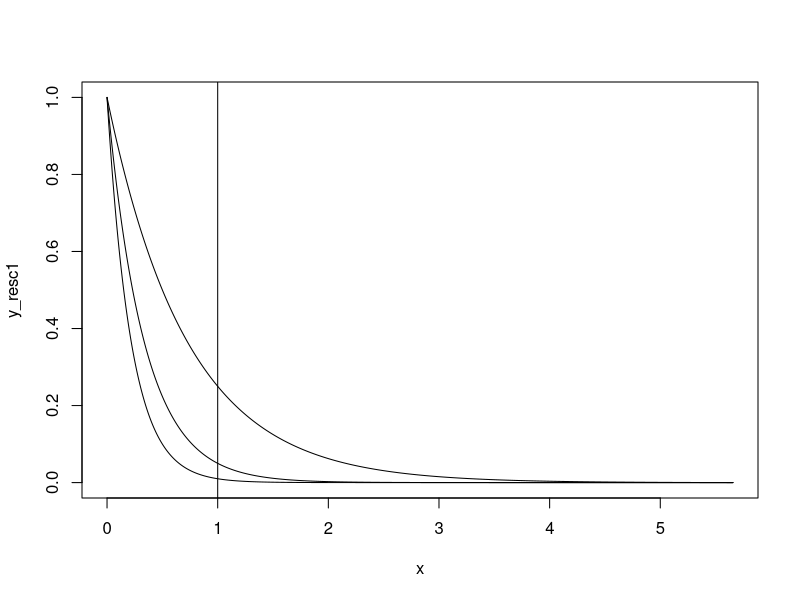

The R source for this figure: (Note: this script raises an error after producing the figure.)
# Figure 1: rescaled kernels

# 1%
A1 <- 1
B1 <- 2
t <- sqrt(4^2+4^2)
minCD <- 0
scale_min1 <- A1*10^(-B1*t)
scale_max1 <- A1*10^(-B1*minCD)
dist <- 1
prob1 <- (A1*10^(-B1*dist)-scale_min1)/(scale_max1-scale_min1)
prob1

# 5%
A5 <- 1
B5 <- 1.301
t <- sqrt(4^2+4^2)
minCD <- 0
scale_min5 <- A5*10^(-B5*t)
scale_max5 <- A5*10^(-B5*minCD)
dist <- 1
prob5 <- (A5*10^(-B5*dist)-scale_min5)/(scale_max5-scale_min5)
prob5

# 25%
A25 <- 1
B25 <- 0.6015
t <- sqrt(4^2+4^2)
minCD <- 0
scale_min25 <- A25*10^(-B25*t)
scale_max25 <- A25*10^(-B25*minCD)
dist <- 1
prob25 <- (A25*10^(-B25*dist)-scale_min25)/(scale_max25-scale_min25)
prob25

############################################################################################################
x <-seq(0,sqrt(4^2+4^2),0.0001)
y_resc1 <- (A1*10^(-B1*x)-scale_min1)/(scale_max1-scale_min1)
plot(x, y_resc1, xlim = c(0, 4*sqrt(2)), type="l", col="black")

y_resc5 <- (A5*10^(-B5*x)-scale_min5)/(scale_max5-scale_min5)
lines(x, y_resc5, xlim=c(0, 4*sqrt(2)), type="l", col="black")

y_resc25 <- (A25*10^(-B25*x)-scale_min25)/(scale_max25-scale_min25)
lines(x, y_resc25, xlim=c(0, 4*sqrt(2)), type="l", col="black")

abline(v=1, type="d")

# cdcode <- log( (1 * (t - minCD) + minCD) /A ) / (B * log(10))
# cdcode
############################################################################################################
p <- ggplot(data = data.frame(x = 0), mapping = aes(x = x))
fun.1 <- function(x) (A1*10^(-B1*x)-scale_min1)/(scale_max1-scale_min1)
fun.2 <- function(x) (A5*10^(-B5*x)-scale_min5)/(scale_max5-scale_min5)
fun.3 <- function(x) (A25*10^(-B25*x)-scale_min25)/(scale_max25-scale_min25)

p +
  stat_function(fun = fun.1, mapping = aes(color = "fun.1"), size=1.5) +
  stat_function(fun = fun.2, mapping = aes(color = "fun.2"), size=1.5) +
  stat_function(fun = fun.3, mapping = aes(color = "fun.3"), size=1.5) +
  
  scale_x_continuous(limits = c(0, sqrt(4^2+4^2)), breaks=c(0,1,2,3,4,5)) +
  scale_color_manual(name = "Dispersal",
                     values = c("fun.1" = "yellow", "fun.2" = "orange", "fun.3" = "red"),
                     labels = c("Low", "Intermediate", "High")) +
  #geom_vline(xintercept = 1, linetype = "dashed") +
  ylab("Probability of dispersal") +
  xlab("Distance from home population") +
  theme(text=element_text(size=18,  family="serif"))

